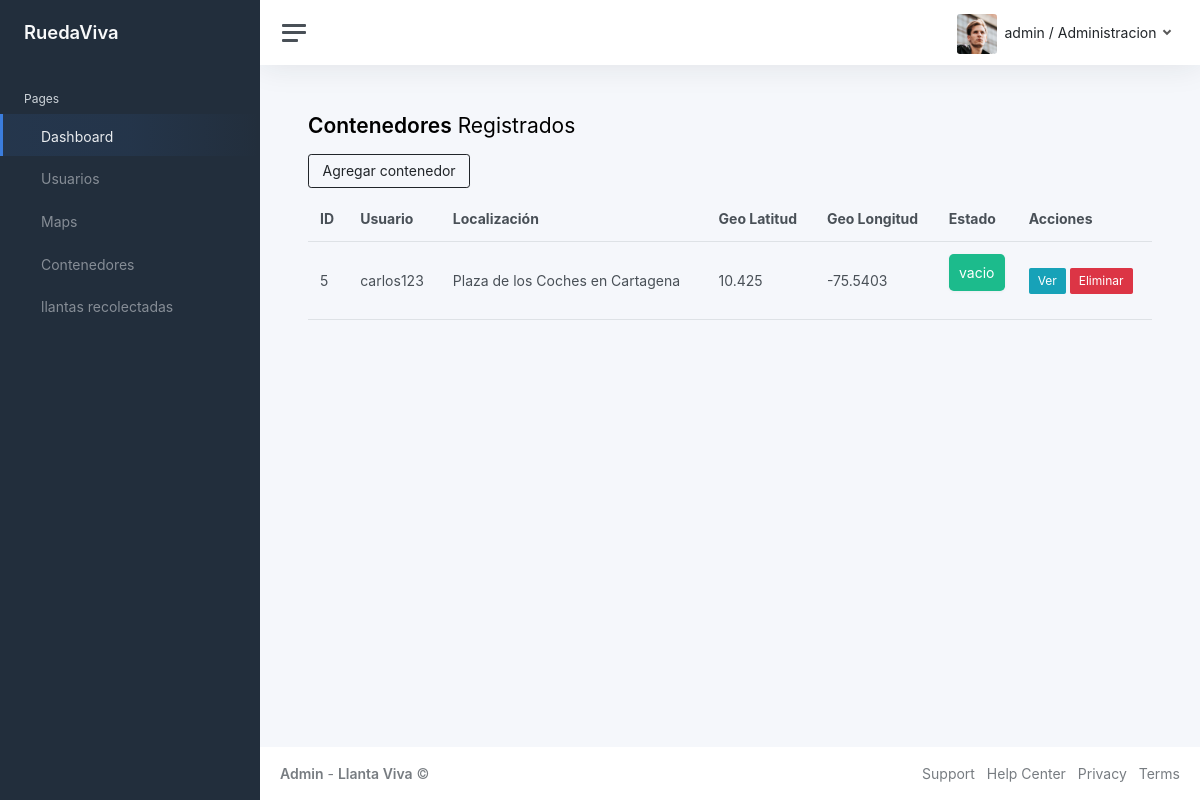
The app's page /containers/ (signed in) with its own data.
### admin_plaform/models.py (models this page shows, shortened)
class Container(models.Model):
    user = models.ForeignKey(User, on_delete=models.CASCADE, related_name='containers')
    location = models.CharField(max_length=255)
    geo_latitude = models.FloatField()
    geo_longitude = models.FloatField()
    status = models.TextField(choices=[("lleno","Lleno"),("vacio","Vacio")])
    created_at = models.DateTimeField(auto_now_add=True)
    updated_at = models.DateTimeField(auto_now=True)

### admin_plaform/views.py (the view)
# urls.py: path('containers/', contenedores, name="contenedores_admin"),
@user_passes_test(es_admin)
def contenedores(request):
    if request.method == 'POST':
        form_container = ContainerForm(request.POST)
        form_data = TireDataForm(request.POST)
        if form_container.is_valid() and form_data.is_valid():
            container = form_container.save()
            tire_data = form_data.save(commit=False)
            tire_data.container = container  # Asignar el contenedor al objeto TireData
            tire_data.save()  # Ahora guardar el objeto TireData
            return redirect('contenedores_admin')  # Redirigir al admin o a la página de éxito
    else:
        form_container = ContainerForm()
        form_data = TireDataForm()
        containers = Container.objects.all()
        context = {
            'contenedores': containers,
            'form_containers': form_container,
            'form_data': form_data,
        }
    return render(request, 'admin/contenedores.html', context)

### admin_plaform/views.py (called while the page is built)
def es_admin(user):
    return user.is_superuser  # Validación para administrador

### templates/admin/contenedores.html (shortened to what this page needs)
{% extends 'base/base.html' %}
{% block head %}
  {% load static %}
  <link rel="stylesheet" href="https://cdn.datatables.net/1.11.5/css/jquery.dataTables.min.css" />
  <link href="{% static 'css/table.css' %}" rel="stylesheet" />
  {% load crispy_forms_tags %}
{% endblock %}
{% block content %}
  <div class="container-fluid p-0">
    <h1 class="h3 mb-3"><strong>Contenedores</strong> Registrados</h1>
    <button type="button" class="btn btn-outline-dark mb-2" data-bs-toggle="modal" data-bs-target="#agregarContenedorModal">Agregar contenedor </button>
    <div class="table-container">
      <table id="#usuariosTable" class="table">
        <thead>
            <tr>
                <th>ID</th>
                <th>Usuario</th>
                <th>Localización</th>
                <th>Geo Latitud</th>
                <th>Geo Longitud</th>
                <th>Estado</th>
                <th>Acciones</th>
            </tr>
        </thead>
        <tbody>
            {% for contenedor in contenedores %}
            <tr>
                <td>{{ contenedor.id }}</td>
                <td>{{ contenedor.user.username }}</td>
                <td>{{ contenedor.location }}</td>
                <td>{{ contenedor.geo_latitude }}</td>
                <td>{{ contenedor.geo_longitude }}</td>
                {% if contenedor.status == 'vacio' %}
                    <td><p class="bg-success text-white p-2 rounded-3 text-center shadow-sm">{{ contenedor.status }}</p></td>
                {% else %}
                    <td><p class="bg-danger text-white p-2 rounded-3 text-center shadow-sm">{{ contenedor.status }}</p></td>
                {% endif %}
                <td>
                    <a href="{% url 'contenedor_ver' contenedor.id %}" class="btn btn-sm btn-info">Ver</a>
                    <a href="{% url 'contenedor_eliminar' contenedor.id %}" class="btn btn-sm btn-danger">Eliminar</a>
                </td>
            </tr>
            {% empty %}
            <tr>
                <td colspan="7" class="text-center">No hay contenedores registrados</td>
            </tr>
            {% endfor %}
        </tbody>
    </table>
    </div>
  </div>
{% endblock %}

### templates/base/base.html (shortened to what this page needs)
<!DOCTYPE html>
<html lang="es">
{% load static %}
<head>
    {% load bootstrap5 %}
    {% load static %}
    {% bootstrap_css %}
    {% load crispy_forms_tags %}
    {% block head %}{% endblock %}
    <link href="{% static 'css/app.css' %}" rel="stylesheet">
</head>
<body>
    <div class="wrapper">
        <nav id="sidebar" class="sidebar js-sidebar">
            <div class="sidebar-content js-simplebar">
                <a class="sidebar-brand" href="{% url 'admin_only' %}">
                    <span class="align-middle">RuedaViva</span>
                </a>
                <ul class="sidebar-nav">
                    <li class="sidebar-header">
                        Pages
                    </li>
                    <li class="sidebar-item active">
                        <a class="sidebar-link" href="{% url 'admin_only' %}">
                             <span
                                class="align-middle">Dashboard</span>
                        </a>
                    </li>
                    <li class="sidebar-item">
                        <a class="sidebar-link" href="{% url 'usuarios_admin' %}">
                             <span class="align-middle">Usuarios</span>
                        </a>
                    </li>
                    <li class="sidebar-item">
                        <a class="sidebar-link" href="{% url 'maps' %}">
                             <span class="align-middle">Maps</span>
                        </a>
                    </li>
                    <li class="sidebar-item">
                        <a class="sidebar-link" href="{% url 'contenedores_admin' %}">
                            <span class="align-middle">Contenedores</span>
                        </a>
                    </li>
                    <li class="sidebar-item">
                        <a class="sidebar-link" href="{% url 'recoleccion_admin' %}">
                             <span class="align-middle">llantas recolectadas</span>
                        </a>
                    </li>
                </ul>
            </div>
        </nav>
        <div class="main">
            <nav class="navbar navbar-expand navbar-light navbar-bg">
                <a class="sidebar-toggle js-sidebar-toggle">
                    <i class="hamburger align-self-center"></i>
                </a>
                <div class="navbar-collapse collapse">
                    <ul class="navbar-nav navbar-align">
                        <li class="nav-item dropdown">
                            <a class="nav-link dropdown-toggle d-none d-sm-inline-block" href="#"
                                data-bs-toggle="dropdown">
                                <img src="{% static 'img/avatars/avatar.jpg' %}" class="avatar img-fluid rounded me-1"
                                    alt="Charles Hall" /> <span class="text-dark">{{ request.user.username }} / {{request.user.last_name }}</span>
                            </a>
                        </li>
                    </ul>
                </div>
            </nav>
            <main class="content">
                {% block content %}{% endblock %}
            </main>
            <footer class="footer">
                <div class="container-fluid">
                    <div class="row text-muted">
                        <div class="col-6 text-start">
                            <p class="mb-0">
                                <strong>Admin</strong> - <strong>Llanta Viva</strong> &copy;
                            </p>
                        </div>
                        <div class="col-6 text-end">
                            <ul class="list-inline">
                                <li class="list-inline-item">
                                    <a class="text-muted" href="https://adminkit.io/" target="_blank">Support</a>
                                </li>
                                <li class="list-inline-item">
                                    <a class="text-muted" href="https://adminkit.io/" target="_blank">Help Center</a>
                                </li>
                                <li class="list-inline-item">
                                    <a class="text-muted" href="https://adminkit.io/" target="_blank">Privacy</a>
                                </li>
                                <li class="list-inline-item">
                                    <a class="text-muted" href="https://adminkit.io/" target="_blank">Terms</a>
                                </li>
                            </ul>
                        </div>
                    </div>
                </div>
            </footer>
        </div>
    </div>
</body>
</html>

### static/css/table.css (style rules this page uses)
.table-container { overflow-x: auto; }

### records on screen
Container: id "5", user.username "carlos123", location "Plaza de los Coches en Cartagena", geo_latitude "10.425", geo_longitude "-75.5403", status "vacio"

### other values on screen
{{ request.user.username }} "admin"
{{ request.user.last_name }} "Administracion"
